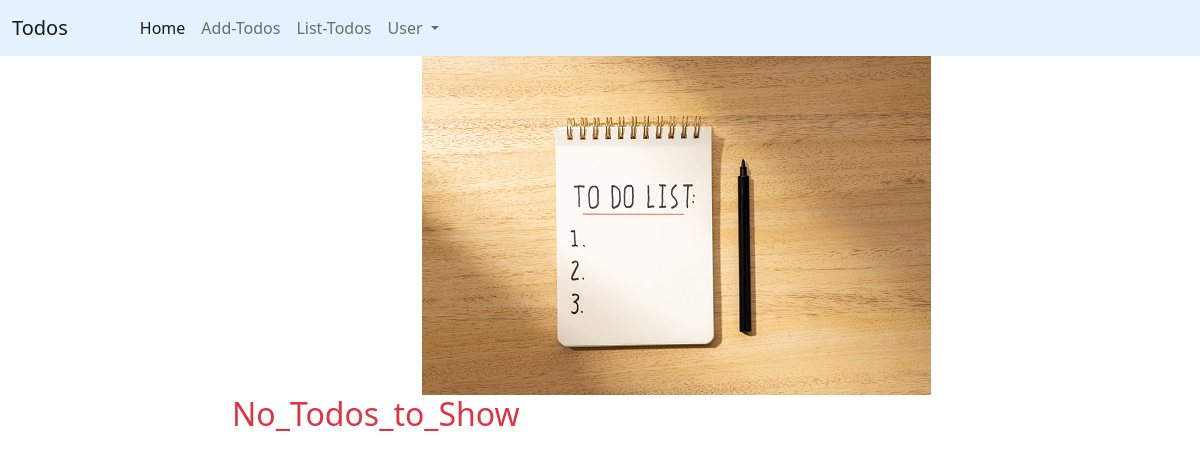
Page /todos/all (signed in) on the earlier database version.
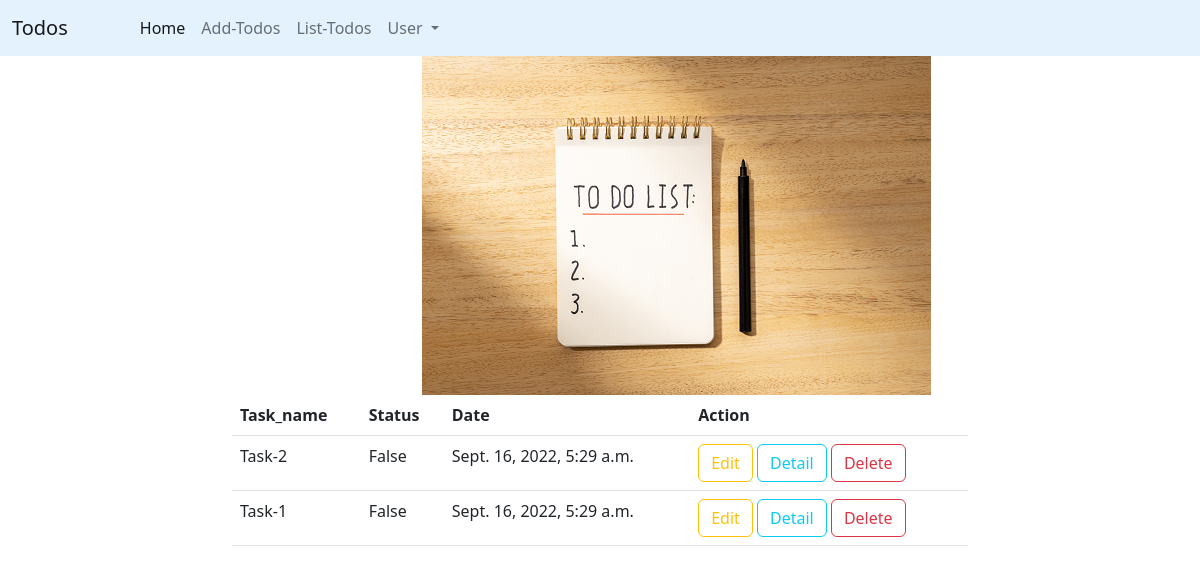
Same page on the later database version.
### todoapp/models.py (models this page shows, shortened)
class Todo(models.Model):
    user=models.ForeignKey(User,on_delete=models.CASCADE)
    task_name=models.CharField(max_length=120)
    status=models.BooleanField(default=False)
    date=models.DateTimeField(auto_now_add=True)

### todoapp/views.py (the view)
# urls.py: path("todos/all",views.TodoListView.as_view(),name="todos-list"),
@method_decorator(signin_required,name="dispatch")
class TodoListView(ListView):
    model = Todo
    context_object_name = "todos"
    template_name = "todolist.html"
    def get_queryset(self):  # to customize queryset we should override get_queryset
        return Todo.objects.filter(user=self.request.user)

### todoapp/templates/todolist.html (shortened to what this page needs)
{%extends 'base.html'%}
{%block body_block%}
{%load static%}
<div class="container">
    <div class="row">
        <div class="col-4"></div>
        <div class="col-4">
            <img src="{%static 'images/todolist.jpg'%}" alt="">
        </div>
        <div class="col-4"></div>
    </div>
    <div class="row">
        <div class="col-2"></div>
        <div class="col-8">
            {%if todos%}
            <table class="table">
                <tr>
                    <th>Task_name</th>
                    <th>Status</th>
                    <th>Date</th>
                    <th>Action</th>
                </tr>
                {%for todo in todos%}
                <tr>
                    <td>{{todo.task_name}}</td>
                    <td>{{todo.status}}</td>
                    <td>{{todo.date}}</td>
                    <td>
                        <a href="{%url 'edit-todo' todo.id%}" class="btn btn-outline-warning">Edit</a>
                        <a href="{%url 'todo-detail' todo.id%}" class="btn btn-outline-info">Detail</a>
                        <a href="{%url 'remove-todo' todo.id %}" class="btn btn-outline-danger">Delete</a>
                    </td>
                </tr>
                {%endfor%}
            </table>
            {%else%}
            <h2 class="text text-danger">No_Todos_to_Show</h2>
            {%endif%}
        </div>
        <div class="col-2"></div>
    </div>
</div>
{%endblock%}

Differences in the rows shown:
added Todo: task_name "Task-2", status "False", date "Sept. 16, 2022, 5:29 a.m."
added Todo: task_name "Task-1", status "False", date "Sept. 16, 2022, 5:29 a.m."
Other differences:
text no longer shown: "No_Todos_to_Show"
text now shown: "Task_name Status Date Action"
